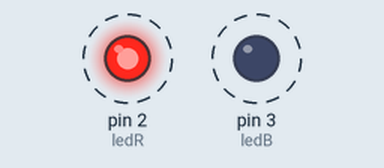
This sketch was run on a simulated Arduino Uno, built with avr-gcc and run on an emulated ATmega328P. Parts: output pins drawn as LEDs (lit = HIGH). Dashed ring = blinking.

Above: at 0.05 s.
Timing chart, 0 to 3.0 s (numbered marks = the images above):
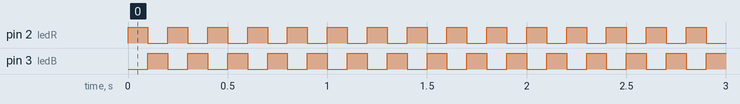

The sketch:

ledR_B.ino
```cpp
int ledR=2; // red led to the 2nd digital pin
int ledB=3; // blue led to the 3rd digi pin
void setup() {
  pinMode(ledR, OUTPUT);
  pinMode(ledB, OUTPUT);
}

void loop() {
  //on red led for 100 miliseconds
  digitalWrite(ledR, HIGH);
  delay(100);
  digitalWrite(ledR ,LOW);
  //on blue led for another 100 miliseconds
  digitalWrite(ledB, HIGH);
  delay(100);
  digitalWrite(ledB ,LOW);
}
```

Measured:
- by itself, pin 2 (ledR), pin 3 (ledB): alternates HIGH for 0.10 s and LOW for 0.10 s
